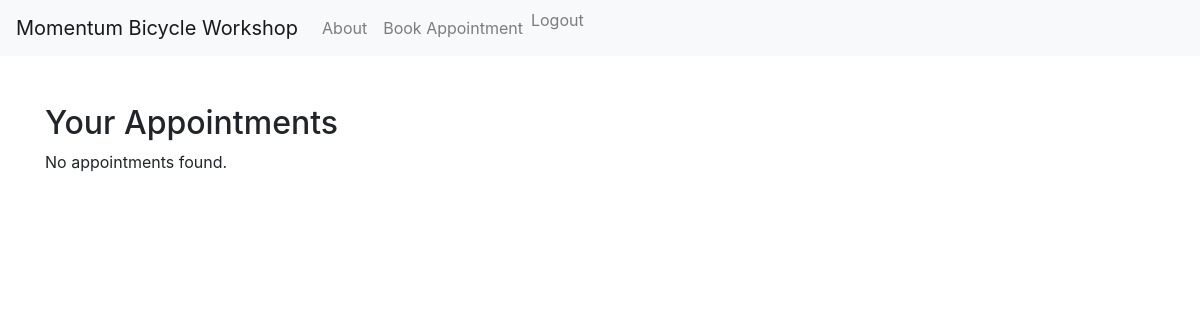
/appointment_list/ (signed in), run on an earlier commit of the app's database.
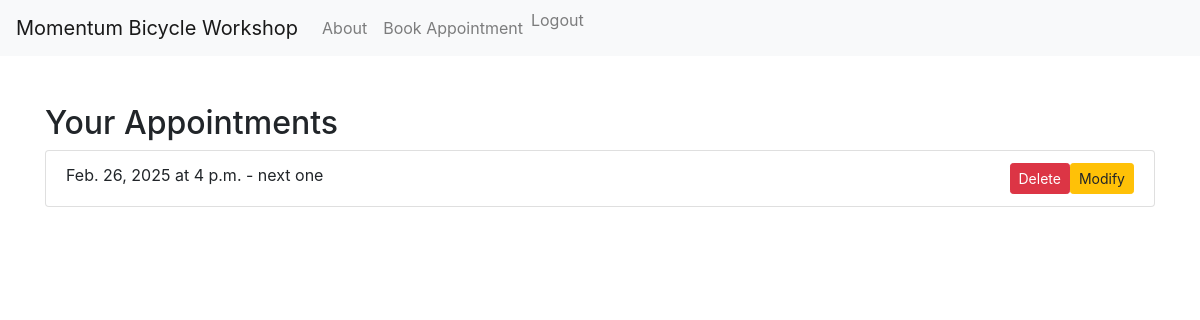
And on a later commit of the database.
### myapp/models.py (models this page shows, shortened)
class Appointment(models.Model):
    user = models.ForeignKey(User, on_delete=models.CASCADE)  # Associate the appointment with a user
    date = models.DateField()
    time = models.TimeField()
    description = models.TextField(blank=True)  # Allowing blank descriptions
    photo = models.ImageField(upload_to='photos/', blank=True, null=True)
    completed = models.BooleanField(default=False)
    notified = models.BooleanField(default=False)
    class Meta:  # This should be properly indented within the model
        unique_together = ('user', 'date')  # or ('user', 'date', 'time') if you want to prevent double booking at the same time

### myapp/views.py (the view)
# urls.py: path('appointment_list/', appointment_list, name='appointment_list'),
@login_required
def appointment_list(request):
    appointments = Appointment.objects.filter(user=request.user).order_by('date')
    return render(request, 'myapp/appointment_list.html', {'appointments': appointments})

### myapp/templates/myapp/appointment_list.html (shortened to what this page needs)
{% load static %}
<!DOCTYPE html>
<html lang="en">
<head>
    <link rel="stylesheet" href="https://maxcdn.bootstrapcdn.com/bootstrap/4.5.2/css/bootstrap.min.css">
</head>
<body>
    {% include 'myapp/navbar.html' %}
    <div class="container mt-5">
        <h2>Your Appointments</h2>
        {% if appointments %}
        <ul class="list-group">
            {% for appointment in appointments %}
            <li class="list-group-item">
                {{ appointment.date }} at {{ appointment.time }} - {{ appointment.description }}
                <a href="{% url 'modify_appointment' appointment.id %}"
                    class="btn btn-warning btn-sm float-right">Modify</a>
                <button type="button" class="btn btn-danger btn-sm float-right" data-toggle="modal"
                    data-target="#deleteModal{{ appointment.id }}">
                    Delete
                </button>
            </li>
            {% empty %}
            <li class="list-group-item">No appointments booked.</li>
            {% endfor %}
        </ul>
        {% else %}
        <p>No appointments found.</p>
        {% endif %}
    </div>
</body>
</html>

What changed in the data, as far as the page shows it:
added Appointment: date "Feb. 26, 2025", time "4 p.m.", description "next one"
Also different on the page:
text no longer shown: "No appointments found."
